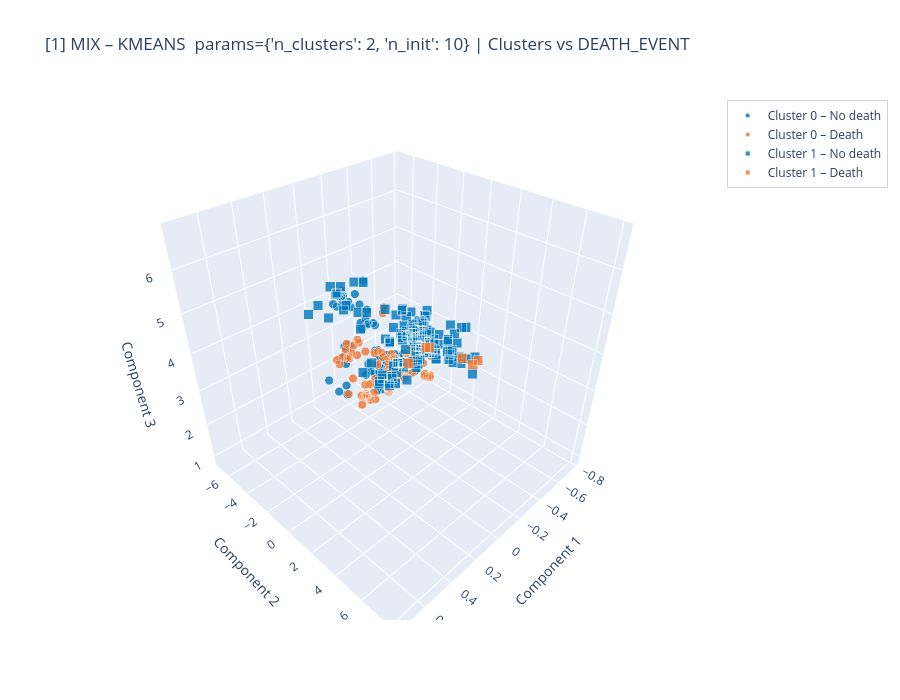

Notebook cell for this chart:
### Markdown cell above
### Target-Based Visualization (Unsupervised)

### Code cell
for rank in range(1, topK + 1):
    entry = ordered_unsupervised[rank - 1]
    algo   = entry["algo"].upper()
    emb    = entry["emb"]
    labels = entry["labels"]
    params = entry["params"]

    plot_clusters_target_3d(
        embeddings_unsupervised[emb],
        labels,
        y,
        title=f"[{rank}] {emb.upper()} – {algo}  params={params} | Clusters vs {TARGET_COL}"
    )
